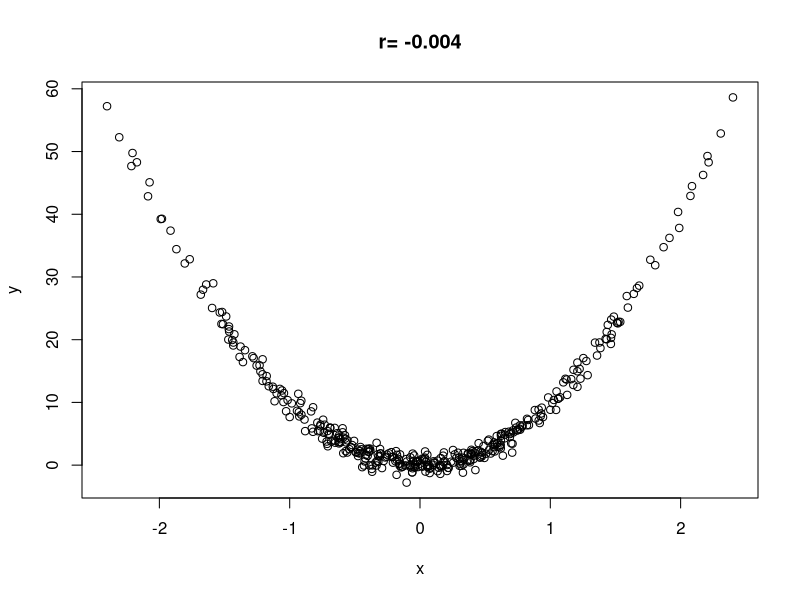

Write R code to recreate this figure.
pdf("images/chapter_8/nonLinear.pdf", height=3.6, width=6)
#label===REGnonlinear1
set.seed(1)
n <- 200
x <- rnorm(n)
x <- c(x, -x)                # (@\wingding{1}@)
y <- 10 * x^2 + rnorm(2 * n) # (@\wingding{2}@)
plot(x, y, main=paste("r=", round(cor(x, y), digits=3)))
#===end
dev.off()
